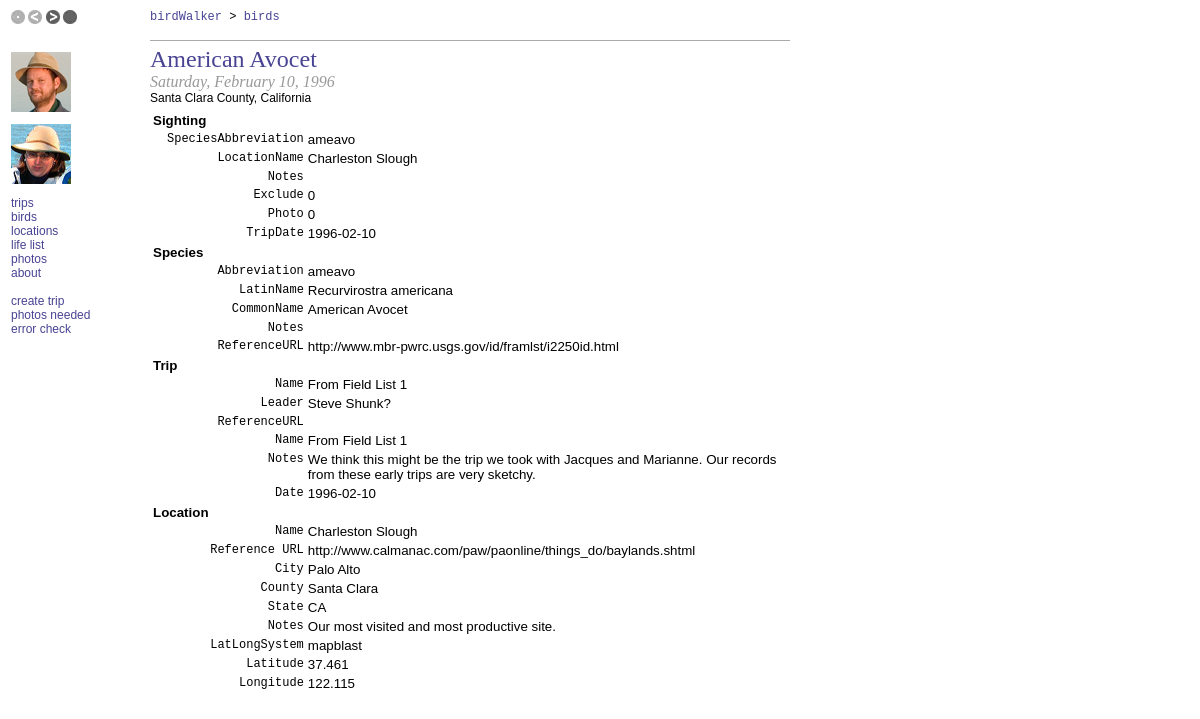
The page /sightingdetail.php?id=1 on the database its author committed.
### tables this page shows
CREATE TABLE species (
  objectid bigint(20) NOT NULL default '0',
  Abbreviation varchar(16) default NULL,
  LatinName text,
  CommonName text,
  Notes text,
  ReferenceURL text,
  ABACountable int(2) NOT NULL default '1',
  PRIMARY KEY  (objectid),
  KEY AbbreviationIndex (Abbreviation),
  KEY ABACountableIndex (ABACountable)
) TYPE=MyISAM;

CREATE TABLE location (
  objectid mediumint(9) NOT NULL auto_increment,
  Name varchar(255),
  ReferenceURL text,
  City text,
  County varchar(255),
  State char(2),
  Notes text,
  LatLongSystem text,
  Latitude text,
  Longitude text,
  PRIMARY KEY  (objectid),
  KEY NameIndex (Name),
  KEY CountyIndex (County),
  KEY StateIndex (State)
) TYPE=MyISAM;

CREATE TABLE state (
  objectid mediumint(9) NOT NULL auto_increment,
  Name varchar(16) default NULL,
  Abbreviation varchar(16) default NULL,
  Notes text,
  PRIMARY KEY  (objectid)
) TYPE=MyISAM;

CREATE TABLE sighting (
  objectid mediumint(9) NOT NULL auto_increment,
  SpeciesAbbreviation varchar(16) default NULL,
  LocationName varchar(255),
  Notes text,
  Exclude varchar(16) default NULL,
  Photo varchar(16) default NULL,
  TripDate date default NULL,
  PRIMARY KEY  (objectid),
  KEY SpeciesAbbreviationIndex (SpeciesAbbreviation),
  KEY TripDateIndex (TripDate),
  KEY LocationNameIndex (LocationName)
) TYPE=MyISAM;

CREATE TABLE trip (
  objectid mediumint(9) NOT NULL auto_increment,
  Leader text,
  ReferenceURL text,
  Name text,
  Notes text,
  Date date default NULL,
  PRIMARY KEY  (objectid),
  KEY dateIndex (date)
) TYPE=MyISAM;

### sightingdetail.php (the view, shortened to what this page needs)
<?php
require("./birdwalker.php");
$sightingID = $_GET['id'];
$sightingInfo = getSightingInfo($sightingID);
$speciesInfo = performOneRowQuery("select * from species where Abbreviation='" . $sightingInfo["SpeciesAbbreviation"] . "'");
$tripInfo = performOneRowQuery("select *, date_format(Date, '%W,  %M %e, %Y') as niceDate from trip where Date='" . $sightingInfo["TripDate"] . "'");
$locationInfo = performOneRowQuery("select * from location where Name='" . $sightingInfo["LocationName"] . "'");
?>
<html>
<head>
<link title="Style" href="./stylesheet.css" type="text/css" rel="stylesheet">
</head>
<body>
<div class="contentright">
<div class="titleblock">
	  <div class=pagetitle> <?= $speciesInfo["CommonName"] ?></div>
      <div class=pagesubtitle><?= $tripInfo["niceDate"] ?></div>
      <div class=metadata><?= $locationInfo["County"] ?> County, <?= getStateNameForAbbreviation($locationInfo["State"]) ?></div>
</div>
<table class=report-content columns=2 width=100%>
  <tr><td class=heading colspan=2>Sighting</td></tr>
  <tr><td class=fieldlabel>SpeciesAbbreviation</td><td><?= $sightingInfo["SpeciesAbbreviation"] ?></td></tr>
  <tr><td class=fieldlabel>LocationName</td><td><?= $sightingInfo["LocationName"] ?></td></tr>
  <tr><td class=fieldlabel>Notes</td><td><?= $sightingInfo["Notes"] ?></td></tr>
  <tr><td class=fieldlabel>Exclude</td><td><?= $sightingInfo["Exclude"] ?></td></tr>
  <tr><td class=fieldlabel>Photo</td><td><?= $sightingInfo["Photo"] ?></td></tr>
  <tr><td class=fieldlabel>TripDate</td><td><?= $sightingInfo["TripDate"] ?></td></tr>
  <tr><td class=heading colspan=2>Species</td></tr>
  <tr><td class=fieldlabel>Abbreviation</td><td><?= $speciesInfo["Abbreviation"] ?></td></tr>
  <tr><td class=fieldlabel>LatinName</td><td><?= $speciesInfo["LatinName"] ?></td></tr>
  <tr><td class=fieldlabel>CommonName</td><td><?= $speciesInfo["CommonName"] ?></td></tr>
  <tr><td class=fieldlabel>Notes</td><td><?= $speciesInfo["Notes"] ?></td></tr>
  <tr><td class=fieldlabel>ReferenceURL</td><td><?= $speciesInfo["ReferenceURL"] ?></td></tr>
  <tr><td class=heading colspan=2>Trip</td></tr>
  <tr><td class=fieldlabel>Name</td><td><?= $tripInfo["Name"] ?></td></tr>
  <tr><td class=fieldlabel>Leader</td><td><?= $tripInfo["Leader"] ?></td></tr>
  <tr><td class=fieldlabel>ReferenceURL</td><td><?= $tripInfo["ReferenceURL"] ?></td></tr>
  <tr><td class=fieldlabel>Name</td><td><?= $tripInfo["Name"] ?></td></tr>
  <tr><td class=fieldlabel>Notes</td><td><?= $tripInfo["Notes"] ?></td></tr>
  <tr><td class=fieldlabel>Date</td><td><?= $tripInfo["Date"] ?></td></tr>
  <tr><td class=heading colspan=2>Location</td></tr>
  <tr><td class=fieldlabel>Name</td><td><?= $locationInfo["Name"] ?></td></tr>
  <tr><td class=fieldlabel>Reference URL</td><td><?= $locationInfo["ReferenceURL"] ?></td></tr>
  <tr><td class=fieldlabel>City</td><td><?= $locationInfo["City"] ?></td></tr>
  <tr><td class=fieldlabel>County</td><td><?= $locationInfo["County"] ?></td></tr>
  <tr><td class=fieldlabel>State</td><td><?= $locationInfo["State"] ?></td></tr>
  <tr><td class=fieldlabel>Notes</td><td><?= $locationInfo["Notes"] ?></td></tr>
  <tr><td class=fieldlabel>LatLongSystem</td><td><?= $locationInfo["LatLongSystem"] ?></td></tr>
  <tr><td class=fieldlabel>Latitude</td><td><?= $locationInfo["Latitude"] ?></td></tr>
  <tr><td class=fieldlabel>Longitude</td><td><?= $locationInfo["Longitude"] ?></td></tr>
</table>
</div>
</body>
</html>

### stylesheet.css (style rules this page uses)
.contentright { font: 10pt Arial; left: 150px; width: 640px; top: 40px; padding-bottom: 30px; position: absolute; }
.pagetitle { font: 18pt Times, Serif; color:#484393 }
.pagesubtitle { font: 12pt Times, Serif; font-style: italic; color: #999999 }
.metadata { font: 9pt Arial, Serif }
.heading { font-weight: bold; margin-top: 20px; margin-bottom: 10px; clear: both; }
.titleblock { border-top: solid 1px #AAAAAA; padding-top: 5px; margin-bottom: 5px }
.report-content { font: 10pt Arial, Serif }
.fieldlabel { padding-left: 15px; font: 9pt Courier, Fixed; text-align: right; vertical-align: top }

### rows shown on the page
species: CommonName "American Avocet", Abbreviation "ameavo", LatinName "Recurvirostra americana", ReferenceURL "http://www.mbr-pwrc.usgs.gov/id/framlst/i2250id.html"
location: County "Santa Clara", State.Name "California", Name "Charleston Slough", ReferenceURL "http://www.calmanac.com/paw/paonline/things_do/baylands.shtml", City "Palo Alto", State "CA", Notes "Our most visited and most productive site.", LatLongSystem "mapblast", Latitude "37.461", Longitude "122.115"
sighting: SpeciesAbbreviation "ameavo", LocationName "Charleston Slough", Exclude "0", Photo "0", TripDate "1996-02-10"
trip: Name "From Field List 1", Leader "Steve Shunk?", Notes "We think this might be the trip we took with Jacques and Marianne. Our records from these early trips are very sketchy.", Date "1996-02-10"

### other values the page prints
$tripInfo["niceDate"] "Saturday, February 10, 1996"
